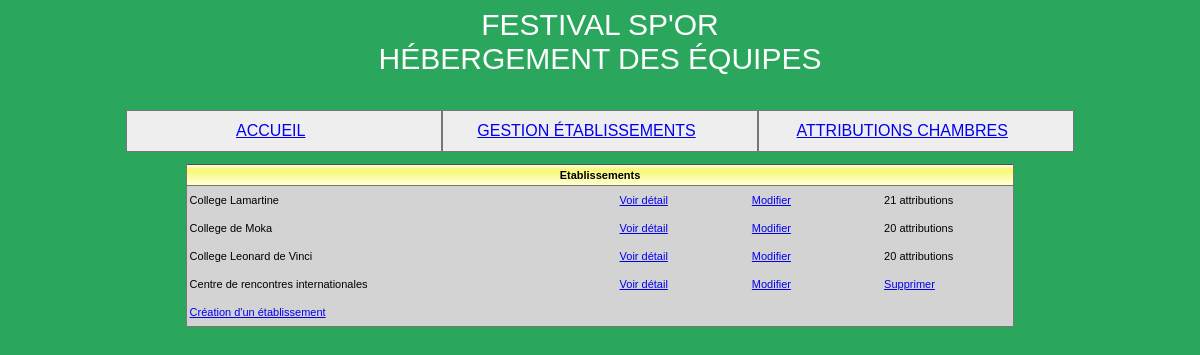
Before: /index.php?page=Etablissement with the older database file.
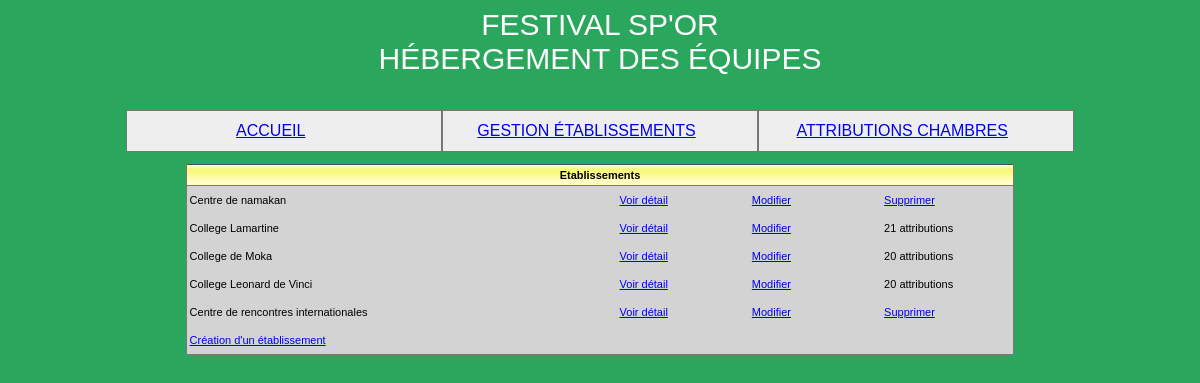
After: the same page with the newer database file.
### tables this page shows
create table Etablissement 
(id char(8) not null, 
nom varchar(45) not null,
adresseRue varchar(45) not null, 
codePostal char(5) not null, 
ville varchar(35) not null,
tel varchar(13) not null,
adresseElectronique varchar(70),
type tinyint not null,
civiliteResponsable varchar(12) not null,
nomResponsable varchar(25) not null,
prenomResponsable varchar(25),
nombreChambresOffertes integer,
constraint pk_Etablissement primary key(id));

### models/Modele.php (called while the page is built, shortened)
<?php
function afficheEtablissement()
{
    require 'vueEtablissement.php';
}
function obtenirReqEtablissements()
{
   $req="select id, nom from Etablissement order by id";
   return $req;
}
function existeAttributionsEtab($connexion, $id)
{
   $req="select * From Attribution where idEtab='$id'";
   $rsAttrib= $connexion->query($req);
   return $rsAttrib->fetch(PDO::FETCH_ASSOC);
}
function obtenirNbOccup($connexion, $idEtab)
{
   $req="select IFNULL(sum(nombreChambres), 0) as totalChambresOccup from
        Attribution where idEtab='$idEtab'";
   $rsOccup=$connexion->query($req);
   $lgOccup=$rsOccup->fetch(PDO::FETCH_ASSOC);
   return $lgOccup["totalChambresOccup"];
}
?>

### index.php (called while the page is built)
<?php
require 'controllers/controllers.php';
?>

### vueEtablissement.php (the view, shortened to what this page needs)
<?php ob_start();
$connexion = getbdd();
$req = $connexion->query(obtenirReqEtablissements());
$result = $req->fetchAll();  ?>
<table width='70%' cellspacing='0' cellpadding='0' align='center' class='tabNonQuadrille'>
   <tr class='enTeteTabNonQuad'>
      <td colspan='4'>Etablissements</td>
   </tr>
<?php foreach ($result as $row):
   $id = $row['id']; ?>
		<tr class='ligneTabNonQuad'>
         <td width='52%'>
            <?=$row['nom']?>
         </td>
         <td width='16%' align='center'>
            <a href='index.php?page=DetailEtablissement&id=<?= $id ?>'>Voir détail</a>
         </td>
         <td width='16%' align='center'>
            <a href='vueModificationEtablissement.php?action=demanderModifEtab&amp;id=$id'> Modifier</a>
         </td>
         <?php if (!existeAttributionsEtab($connexion, $id)): ?>
            <td width='16%' align='center'>
               <a href='vueSuppressionEtablissement.php?action=demanderSupprEtab&amp;id=$id'> Supprimer</a>
            </td>
         <?php else: ?>
         <td width='16%'>
            <?=(obtenirNbOccup($connexion, $id)." attributions") ?>
         </td>
        <?php endif;?>
      </tr>
<?php endforeach;?>
      <tr class='ligneTabNonQuad'>
         <td colspan='4'><a href='vueCreationEtablissement.php?page='>Création d'un établissement</a ></td>
     </tr>
   </table>
<?php $contenu =ob_get_clean(); ?>
<?php echo $contenu; ?>

Changed rows visible on the page:
added etablissement: nom "Centre de namakan", shows "Supprimer"
